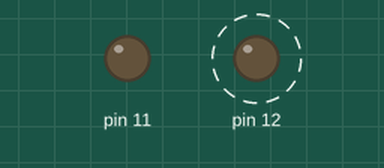
A sketch run on a simulated Arduino Uno, built with avr-gcc and run on an emulated ATmega328P. Parts: output pins drawn as LEDs (lit = HIGH). Dashed ring = blinking.

Above: at 0.2 s.
At 2.3 s:
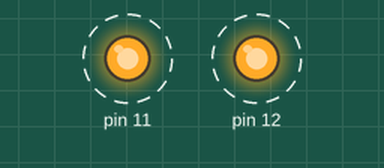
Timing chart, 0 to 3.0 s (numbered marks = the images above):
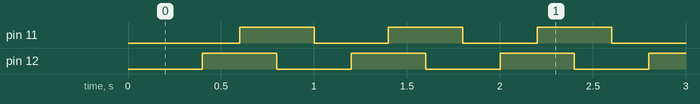

The sketch:

LED_code.ino
```cpp
/*The following code sequentially lights up the 2 LED's in 200ms intervals*/


//Setting up pinmodes as outputs
void setup() {
  pinMode(12,OUTPUT);
  pinMode(11,OUTPUT);
}

//Turning ON all LEDS with 200ms intervals and then truning them all OFF with 200ms intervals
void loop() {
  digitalWrite(12,LOW);
  delay(200);
  digitalWrite(11,LOW);
  delay(200);
  digitalWrite(12,HIGH);
  delay(200);
  digitalWrite(11,HIGH);
  delay(200);
}
```

Measured:
- by itself, pin 11, pin 12: alternates HIGH for 0.40 s and LOW for 0.40 s
- by itself, everything shown: repeats every 0.80 s, in 4 steps
